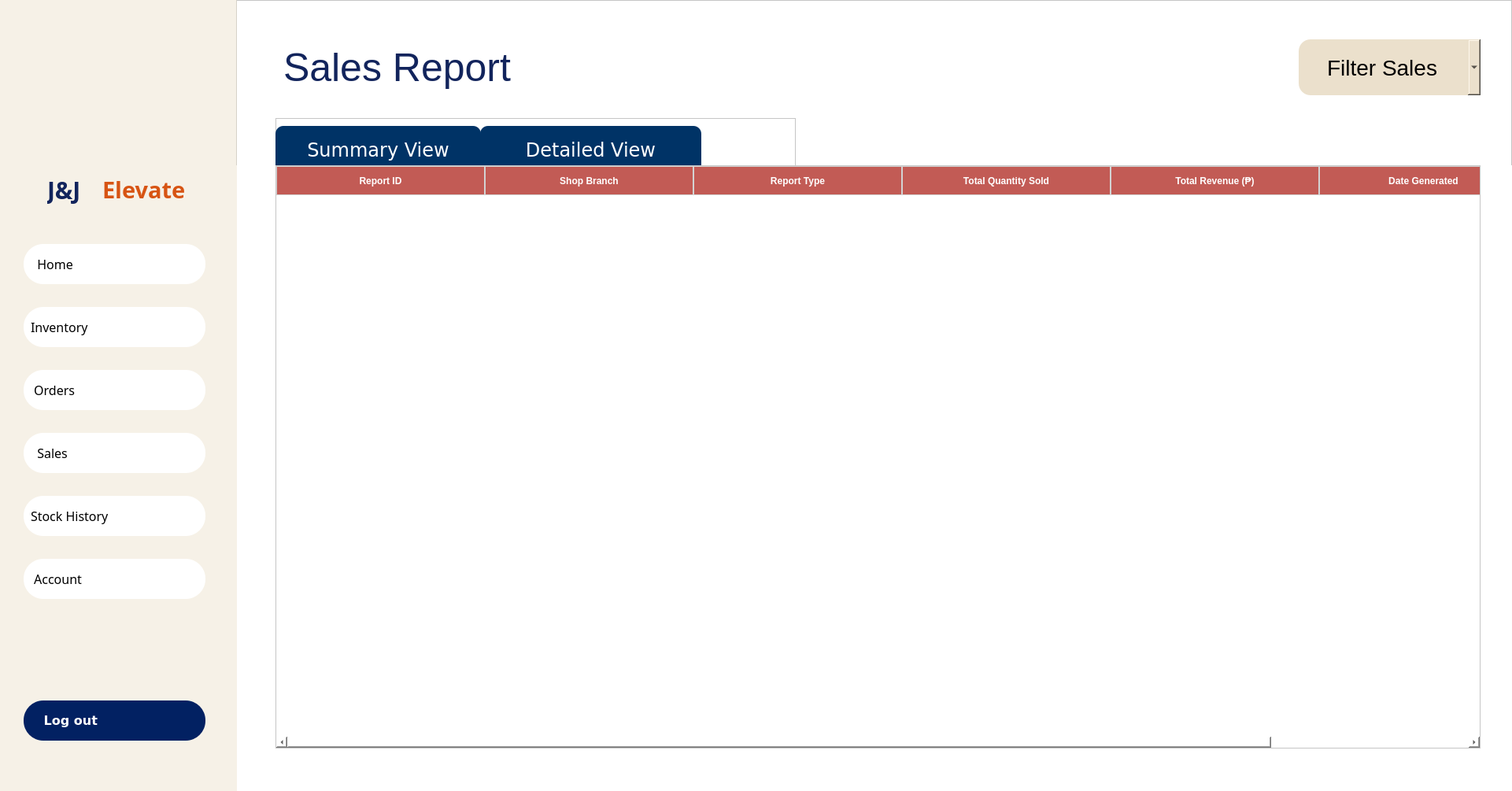
<?xml version="1.0" encoding="UTF-8"?>
<ui version="4.0">
 <class>OWNER_SALES</class>
 <widget class="QWidget" name="OWNER_SALES">
  <property name="geometry">
   <rect>
    <x>0</x>
    <y>0</y>
    <width>1921</width>
    <height>1005</height>
   </rect>
  </property>
  <property name="windowTitle">
   <string>Form</string>
  </property>
  <property name="styleSheet">
   <string notr="true">background: white;</string>
  </property>
  <widget class="QWidget" name="sales_inview" native="true">
   <property name="geometry">
    <rect>
     <x>300</x>
     <y>0</y>
     <width>1931</width>
     <height>1005</height>
    </rect>
   </property>
   <widget class="QFrame" name="frame_45">
    <property name="geometry">
     <rect>
      <x>0</x>
      <y>0</y>
      <width>1621</width>
      <height>211</height>
     </rect>
    </property>
    <property name="frameShape">
     <enum>QFrame::StyledPanel</enum>
    </property>
    <property name="frameShadow">
     <enum>QFrame::Raised</enum>
    </property>
    <widget class="QComboBox" name="comboBox_filterSales">
     <property name="geometry">
      <rect>
       <x>1350</x>
       <y>50</y>
       <width>231</width>
       <height>71</height>
      </rect>
     </property>
     <property name="font">
      <font>
       <pointsize>-1</pointsize>
      </font>
     </property>
     <property name="styleSheet">
      <string notr="true">    background-color: #ebe0cc;
    border-radius: 15px;
font-size:28px;
text-align: center;</string>
     </property>
     <property name="currentText">
      <string>    Filter Sales</string>
     </property>
     <item>
      <property name="text">
       <string>    Filter Sales</string>
      </property>
     </item>
     <item>
      <property name="text">
       <string>Daily</string>
      </property>
     </item>
     <item>
      <property name="text">
       <string>Weekly</string>
      </property>
     </item>
     <item>
      <property name="text">
       <string>Monthly</string>
      </property>
     </item>
    </widget>
    <widget class="QFrame" name="frame_29">
     <property name="geometry">
      <rect>
       <x>50</x>
       <y>150</y>
       <width>661</width>
       <height>61</height>
      </rect>
     </property>
     <property name="frameShape">
      <enum>QFrame::StyledPanel</enum>
     </property>
     <property name="frameShadow">
      <enum>QFrame::Raised</enum>
     </property>
     <widget class="QPushButton" name="pushButton_summaryView">
      <property name="geometry">
       <rect>
        <x>0</x>
        <y>10</y>
        <width>261</width>
        <height>61</height>
       </rect>
      </property>
      <property name="font">
       <font>
        <family>Verdana</family>
        <pointsize>-1</pointsize>
       </font>
      </property>
      <property name="styleSheet">
       <string notr="true">/* Default Button Style */
QPushButton {
    background-color: #003366;
    border-radius: 10px;
    font-size: 24px;
    color: #ffffff;
    padding: 9px;
    font-family: &quot;Verdana&quot;, sans-serif;
    text-align: center;
}

/* Hover Effect */
QPushButton:hover {
    background-color: #8d2721;
    color: #ffffff;
}

/* Active Button (using CLASS selector) */
QPushButton.activeButton {
    background-color: #8d2721;
    color: #ffffff;
}</string>
      </property>
      <property name="text">
       <string>Summary View</string>
      </property>
     </widget>
     <widget class="QPushButton" name="pushButton_salesDetail">
      <property name="geometry">
       <rect>
        <x>260</x>
        <y>10</y>
        <width>281</width>
        <height>61</height>
       </rect>
      </property>
      <property name="font">
       <font>
        <family>Verdana</family>
        <pointsize>-1</pointsize>
       </font>
      </property>
      <property name="styleSheet">
       <string notr="true">/* Default Button Style */
QPushButton {
    background-color: #003366;
    border-radius: 10px;
    font-size: 24px;
    color: #ffffff;
    padding: 9px;
    font-family: &quot;Verdana&quot;, sans-serif;
    text-align: center;
}

/* Hover Effect */
QPushButton:hover {
    background-color: #8d2721;
    color: #ffffff;
}

/* Active Button (using CLASS selector) */
QPushButton.activeButton {
    background-color: #8d2721;
    color: #ffffff;
}</string>
      </property>
      <property name="text">
       <string>Detailed View</string>
      </property>
     </widget>
    </widget>
    <widget class="QLabel" name="salesReportText">
     <property name="geometry">
      <rect>
       <x>60</x>
       <y>50</y>
       <width>501</width>
       <height>71</height>
      </rect>
     </property>
     <property name="styleSheet">
      <string notr="true">color: #12245c;
font-family: &quot;Arial Black&quot;, Arial, sans-serif; 
background: transparent;
font-size: 50px;</string>
     </property>
     <property name="text">
      <string>Sales Report</string>
     </property>
    </widget>
   </widget>
   <widget class="QStackedWidget" name="stackedWidget_Sales">
    <property name="geometry">
     <rect>
      <x>0</x>
      <y>210</y>
      <width>1621</width>
      <height>771</height>
     </rect>
    </property>
    <property name="currentIndex">
     <number>0</number>
    </property>
    <widget class="QWidget" name="page">
     <widget class="QTableWidget" name="tableWidget_salesSummary">
      <property name="geometry">
       <rect>
        <x>50</x>
        <y>0</y>
        <width>1531</width>
        <height>741</height>
       </rect>
      </property>
      <property name="styleSheet">
       <string notr="true"> 
QTableWidget {
    background-color: white;
    gridline-color: lightgray;
    selection-background-color: #ebe0cc;
    selection-color: white;               /* selected row text */
}

QTableWidget::item:hover {
    background-color: #b33c35;  /* slightly lighter hover effect */
    color: white;
}

QHeaderView::section {
    background-color: #c25b55; /* deep maroon header */
    color: white;
    font-weight: bold;
    padding: 4px;
    border: 1px solid lightgray;
}

QTableWidget::item {
    padding-left: 12px;
    padding-right: 12px;
}</string>
      </property>
      <attribute name="horizontalHeaderDefaultSectionSize">
       <number>265</number>
      </attribute>
      <column>
       <property name="text">
        <string>Report ID</string>
       </property>
       <property name="font">
        <font>
         <pointsize>14</pointsize>
        </font>
       </property>
      </column>
      <column>
       <property name="text">
        <string>Shop Branch</string>
       </property>
       <property name="font">
        <font>
         <pointsize>14</pointsize>
        </font>
       </property>
      </column>
      <column>
       <property name="text">
        <string>Report Type</string>
       </property>
       <property name="font">
        <font>
         <pointsize>14</pointsize>
        </font>
       </property>
      </column>
      <column>
       <property name="text">
        <string>Total Quantity Sold</string>
       </property>
       <property name="font">
        <font>
         <pointsize>14</pointsize>
        </font>
       </property>
      </column>
      <column>
       <property name="text">
        <string>Total Revenue (₱)</string>
       </property>
       <property name="font">
        <font>
         <pointsize>14</pointsize>
        </font>
       </property>
      </column>
      <column>
       <property name="text">
        <string>Date Generated</string>
       </property>
       <property name="font">
        <font>
         <pointsize>14</pointsize>
        </font>
       </property>
      </column>
     </widget>
    </widget>
    <widget class="QWidget" name="page_2">
     <widget class="QTableWidget" name="tableWidget_salesDetails">
      <property name="geometry">
       <rect>
        <x>50</x>
        <y>0</y>
        <width>1531</width>
        <height>741</height>
       </rect>
      </property>
      <property name="styleSheet">
       <string notr="true">
QTableWidget {
    background-color: white;
    gridline-color: lightgray;
    selection-background-color: #ebe0cc;
    selection-color: white;               /* selected row text */
}

QTableWidget::item:hover {
    background-color: #b33c35;  /* slightly lighter hover effect */
    color: white;
}

QHeaderView::section {
    background-color: #c25b55; /* deep maroon header */
    color: white;
    font-weight: bold;
    padding: 4px;
    border: 1px solid lightgray;
}

QTableWidget::item {
    padding-left: 12px;
    padding-right: 12px;
}

</string>
      </property>
      <attribute name="horizontalHeaderDefaultSectionSize">
       <number>265</number>
      </attribute>
      <column>
       <property name="text">
        <string>Detail ID</string>
       </property>
       <property name="font">
        <font>
         <family>MS Shell Dlg 2</family>
         <pointsize>14</pointsize>
        </font>
       </property>
      </column>
      <column>
       <property name="text">
        <string>Product Name</string>
       </property>
       <property name="font">
        <font>
         <family>MS Shell Dlg 2</family>
         <pointsize>14</pointsize>
        </font>
       </property>
      </column>
      <column>
       <property name="text">
        <string>Quantity Sold</string>
       </property>
       <property name="font">
        <font>
         <family>MS Shell Dlg 2</family>
         <pointsize>14</pointsize>
        </font>
       </property>
      </column>
      <column>
       <property name="text">
        <string>Total Sales Amount (₱)</string>
       </property>
       <property name="font">
        <font>
         <family>MS Shell Dlg 2</family>
         <pointsize>14</pointsize>
        </font>
       </property>
      </column>
      <column>
       <property name="text">
        <string>Date Recorded</string>
       </property>
       <property name="font">
        <font>
         <family>MS Shell Dlg 2</family>
         <pointsize>14</pointsize>
        </font>
       </property>
      </column>
     </widget>
    </widget>
   </widget>
  </widget>
  <widget class="QFrame" name="LeftMenuBar">
   <property name="geometry">
    <rect>
     <x>0</x>
     <y>0</y>
     <width>301</width>
     <height>1011</height>
    </rect>
   </property>
   <property name="font">
    <font>
     <pointsize>14</pointsize>
    </font>
   </property>
   <property name="styleSheet">
    <string notr="true">background-color: rgba(235, 224, 204, 0.47); /* #ebe0cc with 47% opacity */</string>
   </property>
   <property name="frameShape">
    <enum>QFrame::NoFrame</enum>
   </property>
   <property name="frameShadow">
    <enum>QFrame::Raised</enum>
   </property>
   <widget class="QLabel" name="JJelevate_text_2">
    <property name="geometry">
     <rect>
      <x>60</x>
      <y>220</y>
      <width>71</width>
      <height>41</height>
     </rect>
    </property>
    <property name="font">
     <font>
      <family>Arial Black</family>
      <pointsize>-1</pointsize>
      <weight>75</weight>
      <bold>true</bold>
     </font>
    </property>
    <property name="styleSheet">
     <string notr="true">color: #12245c;
font-family: &quot;Arial Black&quot;, Arial, sans-serif; 
background: transparent;
font-size: 30px;</string>
    </property>
    <property name="text">
     <string>J&amp;J </string>
    </property>
    <property name="scaledContents">
     <bool>true</bool>
    </property>
   </widget>
   <widget class="QLabel" name="Logo">
    <property name="geometry">
     <rect>
      <x>30</x>
      <y>50</y>
      <width>241</width>
      <height>171</height>
     </rect>
    </property>
    <property name="styleSheet">
     <string notr="true">background: transparent;</string>
    </property>
    <property name="text">
     <string/>
    </property>
    <property name="pixmap">
     <pixmap>../resources/images/JJLOGO.png</pixmap>
    </property>
    <property name="scaledContents">
     <bool>true</bool>
    </property>
    <property name="alignment">
     <set>Qt::AlignCenter</set>
    </property>
   </widget>
   <widget class="QPushButton" name="pushButton_Dashboard">
    <property name="geometry">
     <rect>
      <x>30</x>
      <y>310</y>
      <width>231</width>
      <height>51</height>
     </rect>
    </property>
    <property name="font">
     <font>
      <family>Montserrat Medium</family>
      <pointsize>12</pointsize>
      <weight>50</weight>
      <italic>false</italic>
      <bold>false</bold>
     </font>
    </property>
    <property name="styleSheet">
     <string notr="true">QPushButton {
    background-color: white;
    color: black;
    border-radius: 25px;
    padding: 9px;
    text-align: left;
}
QPushButton:hover {
    background-color:#c25b55;
    color:black;
    font-weight: 700;
}
QPushButton.activeButton {
    background-color:#c25b55;
    color:black;
    font-weight: 700;
}
</string>
    </property>
    <property name="text">
     <string>  Home   </string>
    </property>
    <property name="icon">
     <iconset>
      <normaloff>../resources/images/dashboard_icon.svg</normaloff>../resources/images/dashboard_icon.svg</iconset>
    </property>
    <property name="iconSize">
     <size>
      <width>40</width>
      <height>40</height>
     </size>
    </property>
   </widget>
   <widget class="QPushButton" name="pushButton_Inventory">
    <property name="geometry">
     <rect>
      <x>30</x>
      <y>390</y>
      <width>231</width>
      <height>51</height>
     </rect>
    </property>
    <property name="font">
     <font>
      <family>Montserrat Medium</family>
      <pointsize>12</pointsize>
     </font>
    </property>
    <property name="styleSheet">
     <string notr="true">QPushButton {
    background-color: white;
    color: black;
    border-radius: 25px;
    padding: 9px;
    text-align: left;
}
QPushButton:hover {
    background-color:#c25b55;
    color:black;
    font-weight: 700;
}
QPushButton.activeButton {
    background-color:#c25b55;
    color:black;
    font-weight: 700;
}
</string>
    </property>
    <property name="text">
     <string>Inventory</string>
    </property>
    <property name="icon">
     <iconset>
      <normaloff>../resources/images/inventory_icon.svg</normaloff>../resources/images/inventory_icon.svg</iconset>
    </property>
    <property name="iconSize">
     <size>
      <width>50</width>
      <height>45</height>
     </size>
    </property>
   </widget>
   <widget class="QPushButton" name="pushButton_Orders">
    <property name="geometry">
     <rect>
      <x>30</x>
      <y>470</y>
      <width>231</width>
      <height>51</height>
     </rect>
    </property>
    <property name="font">
     <font>
      <family>Montserrat Medium</family>
      <pointsize>12</pointsize>
     </font>
    </property>
    <property name="styleSheet">
     <string notr="true">QPushButton {
    background-color: white;
    color: black;
    border-radius: 25px;
    padding: 9px;
    text-align: left;
}
QPushButton:hover {
    background-color:#c25b55;
    color:black;
    font-weight: 700;
}
QPushButton.activeButton {
    background-color:#c25b55;
    color:black;
    font-weight: 700;
}
</string>
    </property>
    <property name="text">
     <string> Orders</string>
    </property>
    <property name="icon">
     <iconset>
      <normaloff>../resources/images/orders_icon.svg</normaloff>../resources/images/orders_icon.svg</iconset>
    </property>
    <property name="iconSize">
     <size>
      <width>46</width>
      <height>42</height>
     </size>
    </property>
   </widget>
   <widget class="QPushButton" name="pushButton_Sales">
    <property name="geometry">
     <rect>
      <x>30</x>
      <y>550</y>
      <width>231</width>
      <height>51</height>
     </rect>
    </property>
    <property name="font">
     <font>
      <family>Montserrat Medium</family>
      <pointsize>12</pointsize>
     </font>
    </property>
    <property name="styleSheet">
     <string notr="true">QPushButton {
    background-color: white;
    color: black;
    border-radius: 25px;
    padding: 9px;
    text-align: left;
}
QPushButton:hover {
    background-color:#c25b55;
    color:black;
    font-weight: 700;
}
QPushButton.activeButton {
    background-color:#c25b55;
    color:black;
    font-weight: 700;
}
</string>
    </property>
    <property name="text">
     <string>  Sales</string>
    </property>
    <property name="icon">
     <iconset>
      <normaloff>../resources/images/sales_icon.svg</normaloff>../resources/images/sales_icon.svg</iconset>
    </property>
    <property name="iconSize">
     <size>
      <width>35</width>
      <height>35</height>
     </size>
    </property>
   </widget>
   <widget class="QPushButton" name="pushButton_Account">
    <property name="geometry">
     <rect>
      <x>30</x>
      <y>710</y>
      <width>231</width>
      <height>51</height>
     </rect>
    </property>
    <property name="font">
     <font>
      <family>Montserrat Medium</family>
      <pointsize>12</pointsize>
     </font>
    </property>
    <property name="styleSheet">
     <string notr="true">QPushButton {
    background-color: white;
    color: black;
    border-radius: 25px;
    padding: 9px;
    text-align: left;
}
QPushButton:hover {
    background-color:#c25b55;
    color:black;
    font-weight: 700;
}
QPushButton.activeButton {
    background-color:#c25b55;
    color:black;
    font-weight: 700;
}
</string>
    </property>
    <property name="text">
     <string> Account     </string>
    </property>
    <property name="icon">
     <iconset>
      <normaloff>../resources/images/account_icon.svg</normaloff>../resources/images/account_icon.svg</iconset>
    </property>
    <property name="iconSize">
     <size>
      <width>48</width>
      <height>48</height>
     </size>
    </property>
   </widget>
   <widget class="QPushButton" name="pushButton_LogOut">
    <property name="geometry">
     <rect>
      <x>30</x>
      <y>890</y>
      <width>231</width>
      <height>51</height>
     </rect>
    </property>
    <property name="font">
     <font>
      <family>Verdana</family>
      <pointsize>12</pointsize>
      <weight>87</weight>
      <bold>true</bold>
     </font>
    </property>
    <property name="styleSheet">
     <string notr="true">QPushButton {
    background-color:#022162;
color:white;
font-weight: 700;
    border-radius: 25px;
    padding: 9px;
font-size: 14;
text-align: left;
}
QPushButton:hover {
        background-color: rgba(2, 33, 98, 0.8);
        color: white;
    font-weight: 700;
}</string>
    </property>
    <property name="text">
     <string>   Log out</string>
    </property>
    <property name="icon">
     <iconset>
      <normaloff>../resources/images/WHITElogout_icon.svg</normaloff>../resources/images/WHITElogout_icon.svg</iconset>
    </property>
    <property name="iconSize">
     <size>
      <width>38</width>
      <height>38</height>
     </size>
    </property>
   </widget>
   <widget class="QPushButton" name="pushButton_Stock_History">
    <property name="geometry">
     <rect>
      <x>30</x>
      <y>630</y>
      <width>231</width>
      <height>51</height>
     </rect>
    </property>
    <property name="font">
     <font>
      <family>Montserrat Medium</family>
      <pointsize>12</pointsize>
     </font>
    </property>
    <property name="styleSheet">
     <string notr="true">QPushButton {
    background-color: white;
    color: black;
    border-radius: 25px;
    padding: 9px;
    text-align: left;
}
QPushButton:hover {
    background-color:#c25b55;
    color:black;
    font-weight: 700;
}
QPushButton.activeButton {
    background-color:#c25b55;
    color:black;
    font-weight: 700;
}
</string>
    </property>
    <property name="text">
     <string>Stock History</string>
    </property>
    <property name="icon">
     <iconset>
      <normaloff>../resources/images/inventory_icon.svg</normaloff>../resources/images/inventory_icon.svg</iconset>
    </property>
    <property name="iconSize">
     <size>
      <width>50</width>
      <height>45</height>
     </size>
    </property>
   </widget>
   <widget class="QLabel" name="JJelevate_text_3">
    <property name="geometry">
     <rect>
      <x>130</x>
      <y>220</y>
      <width>131</width>
      <height>41</height>
     </rect>
    </property>
    <property name="font">
     <font>
      <family>Arial Black</family>
      <pointsize>-1</pointsize>
      <weight>75</weight>
      <bold>true</bold>
     </font>
    </property>
    <property name="styleSheet">
     <string notr="true">color: #d75413;
font-family: &quot;Arial Black&quot;, Arial, sans-serif; 
background: transparent;
font-size: 29px;
</string>
    </property>
    <property name="text">
     <string>Elevate</string>
    </property>
    <property name="scaledContents">
     <bool>true</bool>
    </property>
   </widget>
  </widget>
 </widget>
 <resources/>
 <connections/>
</ui>
